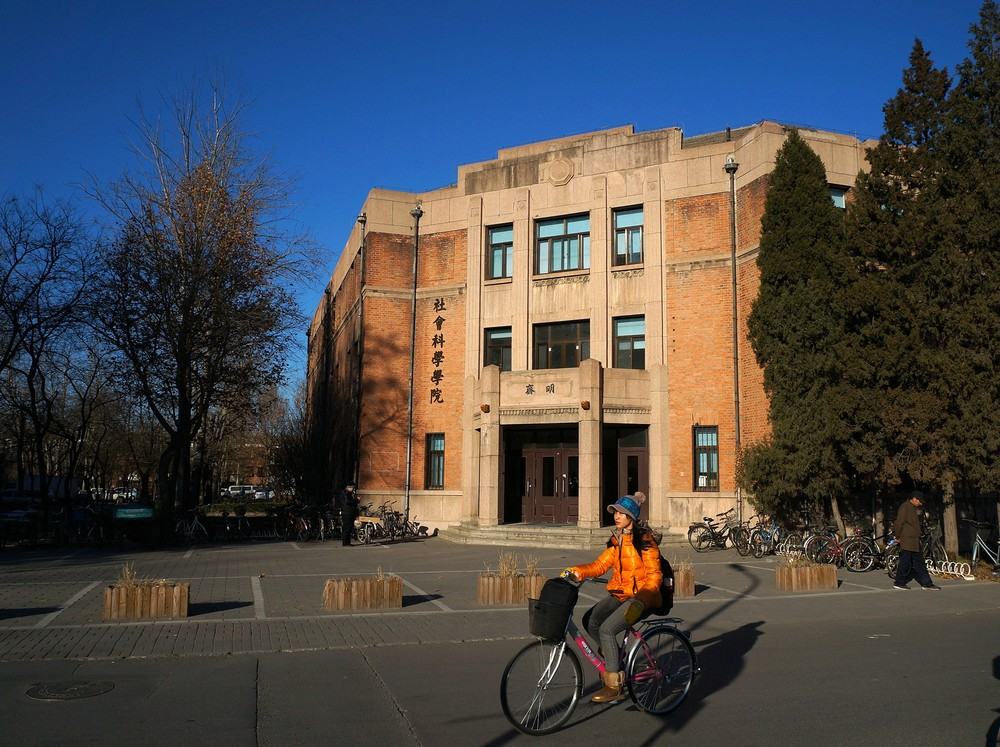
%> input picture A3/one/society.jpg, 1000 x 747 px
$ octave --eval "result = optional_moments('../one/society.jpg');"   (GNU Octave 9; MATLAB toolbox functions it lacks are replaced by stand-ins)
%> lines starting %> are read from the running program, lines starting %| are printed output that depends on the picture; in (x1, y1, x2, y2) boxes, pixels count from 0 and x2, y2 are one past the last pixel; in counts of white or black regions, pixels touching at a corner belong together; the program's own positions count from 1
function [ mix ] = optional_moments( fullpath )
%> called with fullpath = '../one/society.jpg'
pic = imread(fullpath);
%> pic is the input picture: size 747x1000x3 uint8; mean R, G, B 73.7, 75.4, 80
mask = imread('selfmask.png');
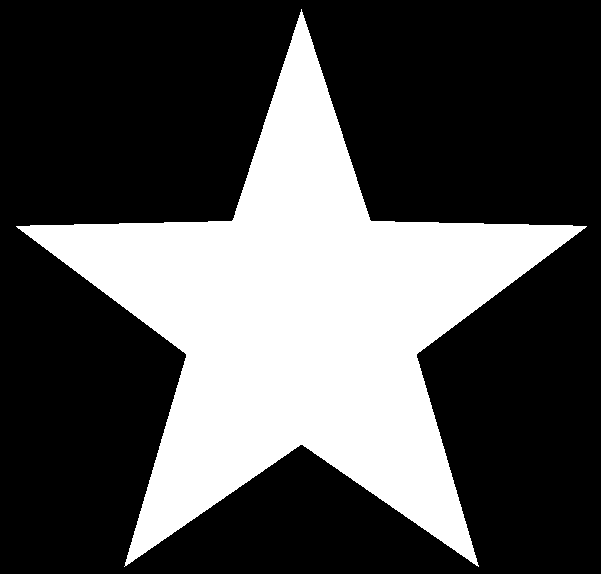
%> input picture A3/optional/selfmask.png, 601 x 574 px
%> mask is the input picture: size 574x601x3 uint8; 31.5% white; 1 white region, box (x1, y1, x2, y2) and area: (16, 9, 587, 567) 108625

% change into the same size
[m,n,c] = size(mask);
%> m = 574; n = 601; c = 3
pic = imresize(pic, [floor(m), floor(n)], 'bicubic');
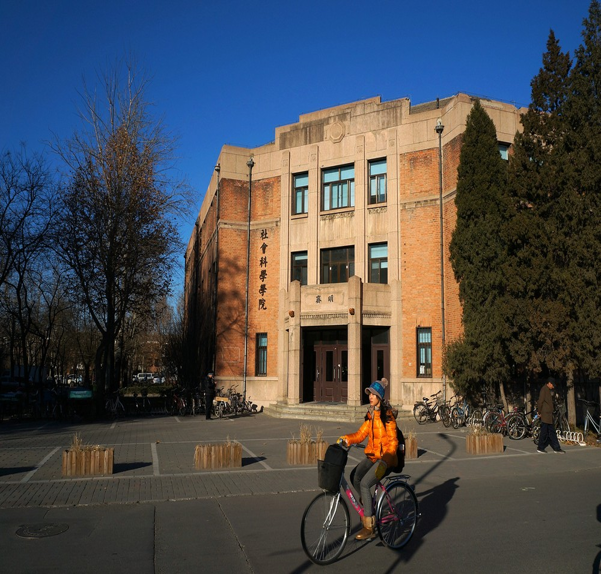
%> pic: size 574x601x3 uint8; mean R, G, B 73.7, 75.4, 80

% transfer mask
mask1 = mask(:,:,1);
mask2 = mask(:,:,2);
mask3 = mask(:,:,3);
index1 = find(mask1==0 & mask2==0 & mask3==0);
%> index1 = 236349 values from 1 to 344974
index2 = find(mask1==255 & mask2==255 & mask3==255);
%> index2 = 108625 values from 9411 to 336591
mask1(index1) = 255;
%> mask1: size 574x601 uint8; every value is 255
mask2(index1) = 255;
mask3(index1) = 255;
mask1(index2) = 0;
mask2(index2) = 0;
mask3(index2) = 0;

mask(:,:,1) = mask1;
mask(:,:,2) = mask2;
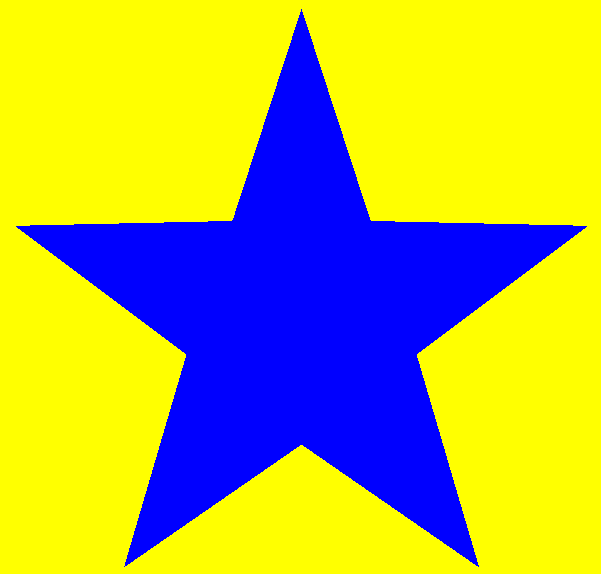
%> mask: size 574x601x3 uint8; mean R, G, B 174.7, 174.7, 80.3
mask(:,:,3) = mask3;

% add
mix = imlincomb(1,pic,1,mask);

% cut
mx = max([m n]);
%> mx = 601
mix = imresize(mix, [floor(mx), floor(mx)], 'bicubic');
%> mix: size 601x601x3 uint8
temp = floor(mx/3);
%> temp = 200


imwrite(mix(1:temp,1:temp,1:3),'1.jpg');
imwrite(mix(1:temp,temp:temp*2,1:3),'2.jpg');
imwrite(mix(1:temp,temp*2:temp*3,1:3),'3.jpg');
imwrite(mix(temp:temp*2,1:temp,1:3),'4.jpg');
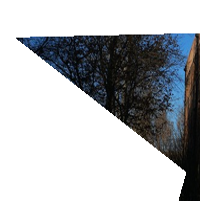
%> saved as 4.jpg: size 201x200x3 uint8; mean R, G, B 178.3, 180.9, 183.9
imwrite(mix(temp:temp*2,temp:temp*2,1:3),'5.jpg');
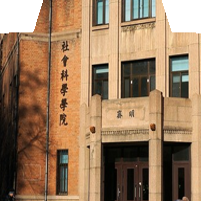
%> saved as 5.jpg: size 201x201x3 uint8; mean R, G, B 153.8, 122.8, 93.8
imwrite(mix(temp:temp*2,temp*2:temp*3,1:3),'6.jpg');
imwrite(mix(temp*2:temp*3,1:temp,1:3),'7.jpg');
imwrite(mix(temp*2:temp*3,temp:temp*2,1:3),'8.jpg');
imwrite(mix(temp*2:temp*3,temp*2:temp*3,1:3),'9.jpg');
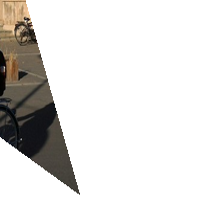
%> saved as 9.jpg: size 201x201x3 uint8; mean R, G, B 221.5, 219.6, 217.2

figure
subplot(3,3,1),imshow('1.jpg');
subplot(3,3,2),imshow('2.jpg');
subplot(3,3,3),imshow('3.jpg');
subplot(3,3,4),imshow('4.jpg');
subplot(3,3,5),imshow('5.jpg');
subplot(3,3,6),imshow('6.jpg');
subplot(3,3,7),imshow('7.jpg');
subplot(3,3,8),imshow('8.jpg');
%> after `imshow('8.jpg')`:
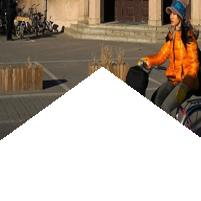
%> displayed picture: size 201x201x3, on the screen's scale of 0 to 255; mean R, G, B 181.6, 169.6, 157.9
subplot(3,3,9),imshow('9.jpg');

end
